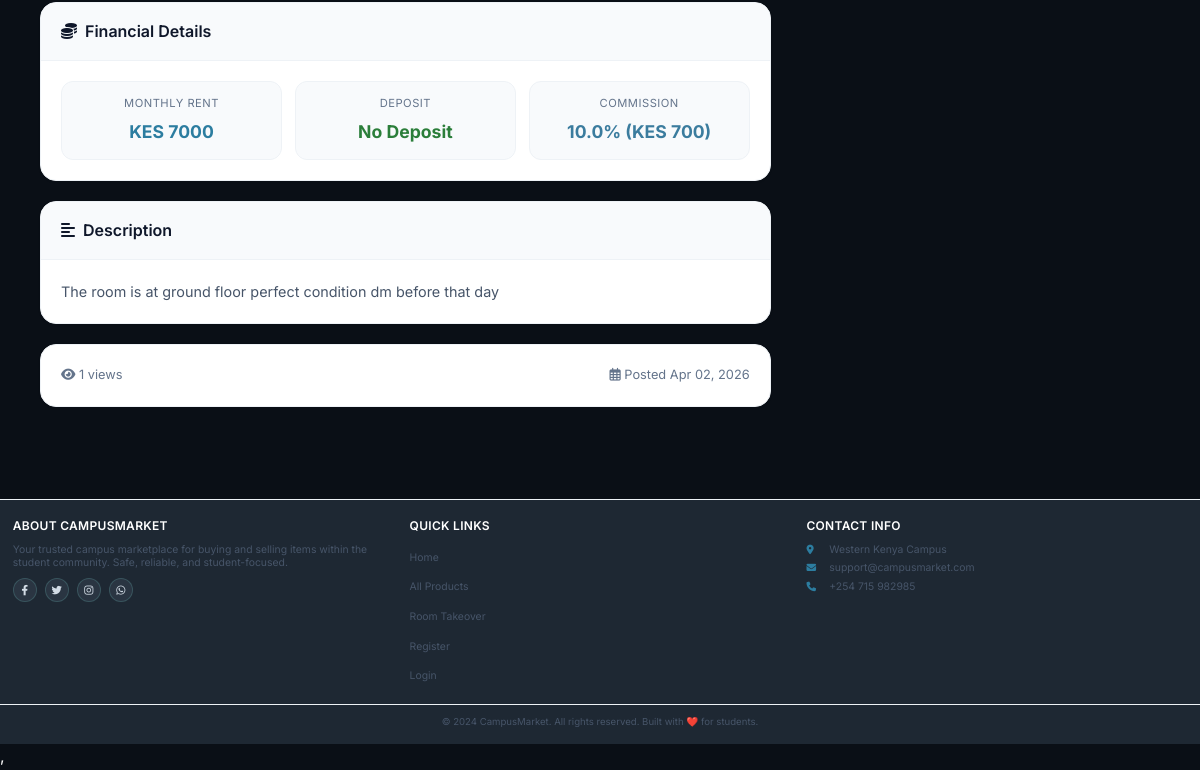
/rooms/10 (lower part), run on an earlier commit of the app's database.
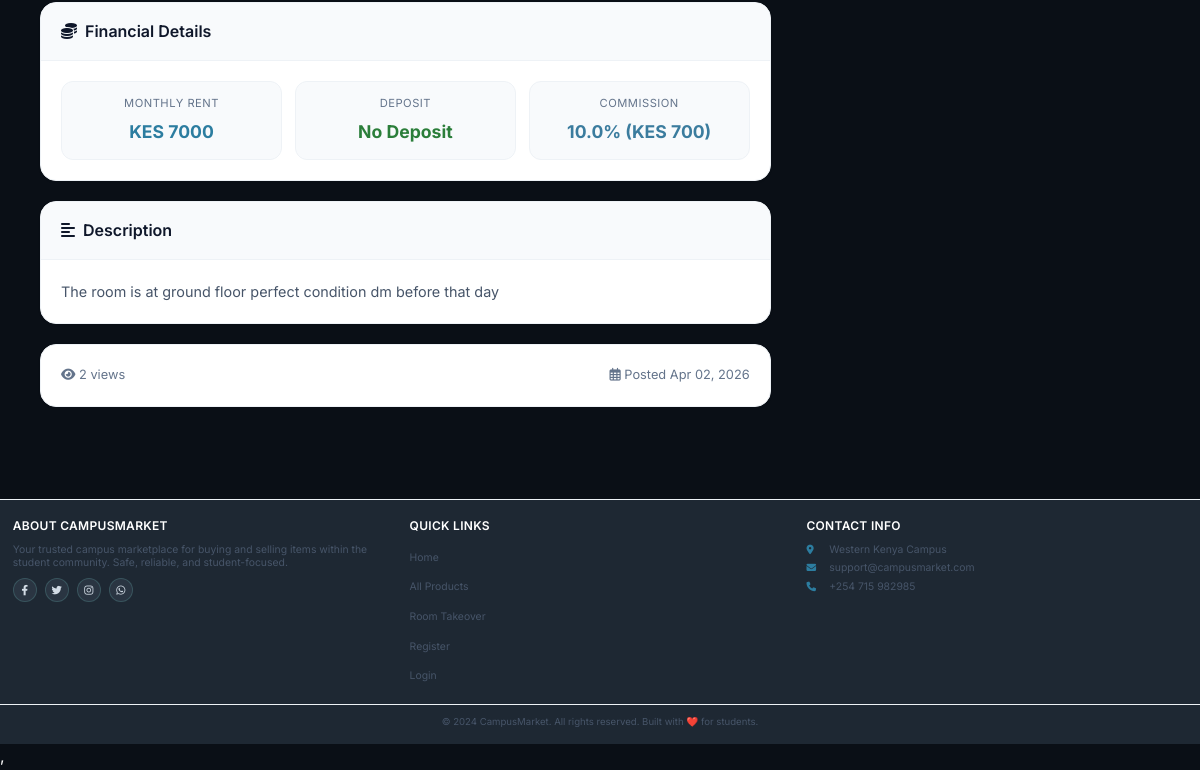
And on a later commit of the database.
### app/models.py (models this page shows, shortened)
class Product(db.Model):
    __tablename__ = 'products'
    id = db.Column(db.Integer, primary_key=True)
    title = db.Column(db.String(100), nullable=False)
    description = db.Column(db.Text)
    price = db.Column(db.Float, nullable=False)
    condition = db.Column(db.String(20))
    contact_info = db.Column(db.Text)
    is_fast_moving = db.Column(db.Boolean, default=False)
    is_active = db.Column(db.Boolean, default=True)
    is_sold = db.Column(db.Boolean, default=False)
    Token = db.Column(db.Float, nullable=False)
    category_id = db.Column(db.Integer, db.ForeignKey('categories.id'), nullable=False)
    seller_id = db.Column(db.Integer, db.ForeignKey('users.id'), nullable=False)
    image_group_id = db.Column(db.Integer, db.ForeignKey('product_image_groups.id'), nullable=True)
    created_at = db.Column(db.DateTime, default=datetime.utcnow)
    updated_at = db.Column(db.DateTime, default=datetime.utcnow, onupdate=datetime.utcnow)
    hostel_name = db.Column(db.String(100), nullable=False, default='')
    location = db.Column(db.String(100), nullable=False, default='')
    leave_date = db.Column(db.DateTime, nullable=False, default=datetime.utcnow)
    room_type = db.Column(db.String(20), default='single')
    deposit = db.Column(db.Float, default=0)
    commission_percentage = db.Column(db.Float, default=0)
    is_commission_listing = db.Column(db.Boolean, default=False)
    status = db.Column(db.String(20), default='available')
    agreement_user_id = db.Column(db.Integer, db.ForeignKey('users.id'), nullable=True)
    agreement_expires_at = db.Column(db.DateTime, nullable=True)
    booked_at = db.Column(db.DateTime, nullable=True)
    total_unlocks = db.Column(db.Integer, default=0)
    last_interest_update = db.Column(db.DateTime, default=datetime.utcnow)
    payments = db.relationship('Payment', back_populates='product', lazy=True, cascade="all, delete-orphan")
    chats = db.relationship('Chat', back_populates='product', lazy=True, cascade='all, delete-orphan')
    offers = db.relationship('Offer', back_populates='product', lazy=True, cascade='all, delete-orphan')
    unlocks = db.relationship(
    'ProductUnlock',
    back_populates='product',
    cascade='all, delete-orphan'
)
    notifications = db.relationship(
    'Notification',
    back_populates='product',
    cascade='all, delete-orphan'
)
    agreement_user = db.relationship('User', foreign_keys=[agreement_user_id])
    category = db.relationship('Category', back_populates='products')
    seller = db.relationship('User', foreign_keys=[seller_id], back_populates='products')
    image_group = db.relationship('ProductImageGroup', back_populates='product')
    @property
    def images(self):
        if self.image_group:
            return self.image_group.images
        return []
    def get_commission_amount(self):
        if self.is_commission_listing and self.commission_percentage > 0:
            return (self.price * self.commission_percentage) / 100
        return 0
    def get_deposit_display(self):
        if self.deposit and self.deposit > 0:
            return f"KES {self.deposit:,.0f}"
        return "No Deposit"
    def get_commission_display(self):
        if self.is_commission_listing and self.commission_percentage > 0:
            amount = self.get_commission_amount()
            return f"{self.commission_percentage}% (KES {amount:,.0f})"
        return "No Commission"
    def days_until_leave(self):
        if not self.leave_date:
            return 0
        delta = self.leave_date - datetime.utcnow()
        return max(0, delta.days)
    def is_expired(self):
        return self.leave_date and self.leave_date < datetime.utcnow()
    def update_status(self):
        now = datetime.utcnow()
        if self.is_expired():
            self.status = 'expired'
            return
        if self.status == 'pending' and self.agreement_expires_at:
            if self.agreement_expires_at < now:
                self.status = 'available'
                self.agreement_user_id = None
                self.agreement_expires_at = None
        if self.is_sold:
            self.status = 'booked'

### app/rooms/routes.py (the view)
@rooms_bp.route('/<int:room_id>')
def detail(room_id):
    room = Product.query.get_or_404(room_id)
    room.update_status()
    db.session.commit()
    is_unlocked = False
    if current_user.is_authenticated:
        is_unlocked = room.is_unlocked_by(current_user)
    similar_rooms = Product.query.filter(
        Product.id != room.id,
        Product.location == room.location,
        Product.is_active == True,
        Product.status == 'available',
        Product.hostel_name != ""  # Only rooms
    ).limit(3).all()
    return render_template('rooms/detail.html',
                         room=room,
                         is_unlocked=is_unlocked,
                         similar_rooms=similar_rooms)

### app/templates/rooms/detail.html (shortened to what this page needs)
{% extends "base.html" %}
{% block content %}
<div class="rooms-detail-container">
            {% set images_list = room.images|list if room.images else [] %}
    <div class="details-grid">
        <div class="details-main">
            <div class="info-card">
                <div class="card-header">
                    <h3><i class="fas fa-coins"></i> Financial Details</h3>
                </div>
                <div class="card-body">
                    <div class="financial-row">
                        <div class="finance-chip">
                            <div class="finance-label">Monthly Rent</div>
                            <div class="finance-value rent">KES {{ "%.0f"|format(room.price) }}</div>
                        </div>
                        <div class="finance-chip">
                            <div class="finance-label">Deposit</div>
                            <div class="finance-value deposit">{{ room.get_deposit_display() }}</div>
                        </div>
                        <div class="finance-chip">
                            <div class="finance-label">Commission</div>
                            <div class="finance-value commission">{{ room.get_commission_display() }}</div>
                        </div>
                    </div>
                </div>
            </div>
            {% if room.description %}
            <div class="info-card">
                <div class="card-header">
                    <h3><i class="fas fa-align-left"></i> Description</h3>
                </div>
                <div class="card-body">
                    <div class="description-text">{{ room.description }}</div>
                </div>
            </div>
            {% endif %}
            <div class="info-card">
                <div class="card-body">
                    <div class="stats-row">
                        <span><i class="fas fa-eye"></i> {{ room.total_unlocks }} views</span>
                        <span><i class="far fa-calendar-alt"></i> Posted {{ room.created_at.strftime('%b %d, %Y') }}</span>
                    </div>
                </div>
            </div>
        </div>
        <div class="details-sidebar">
        </div>
    </div>
</div>
{% endblock %}

What changed in the data, as far as the page shows it:
changed Product "No Deposit": total_unlocks "1" → "2"
